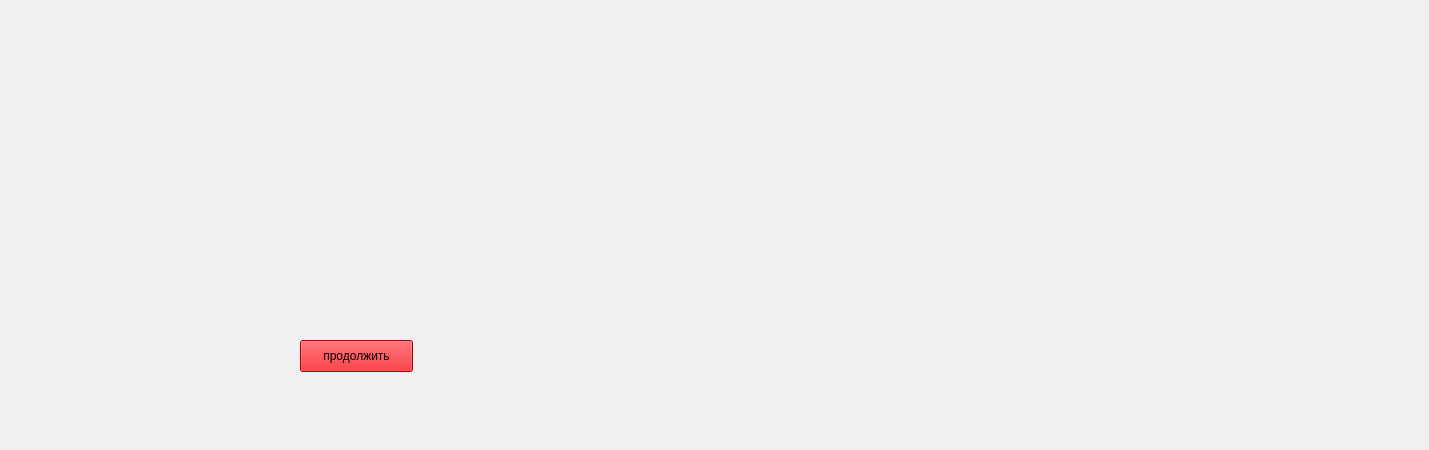
<?xml version="1.0" encoding="UTF-8"?>
<ui version="4.0">
 <class>Form</class>
 <widget class="QWidget" name="Form">
  <property name="geometry">
   <rect>
    <x>0</x>
    <y>0</y>
    <width>1429</width>
    <height>450</height>
   </rect>
  </property>
  <property name="windowTitle">
   <string>Form</string>
  </property>
  <widget class="QPushButton" name="pushButton">
   <property name="geometry">
    <rect>
     <x>300</x>
     <y>340</y>
     <width>113</width>
     <height>32</height>
    </rect>
   </property>
   <property name="styleSheet">
    <string notr="true">background-color: rgb(227, 0, 5);</string>
   </property>
   <property name="text">
    <string>продолжить</string>
   </property>
  </widget>
 </widget>
 <resources/>
 <connections/>
</ui>
